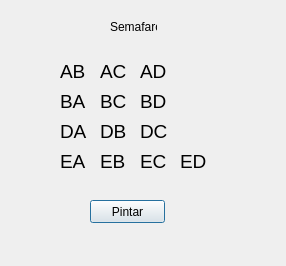
<?xml version="1.0" encoding="UTF-8"?>
<ui version="4.0">
 <class>Tarea1Semafaro</class>
 <widget class="QDialog" name="Tarea1Semafaro">
  <property name="geometry">
   <rect>
    <x>0</x>
    <y>0</y>
    <width>286</width>
    <height>266</height>
   </rect>
  </property>
  <property name="windowTitle">
   <string>Dialog</string>
  </property>
  <widget class="QLabel" name="AB">
   <property name="geometry">
    <rect>
     <x>60</x>
     <y>60</y>
     <width>31</width>
     <height>21</height>
    </rect>
   </property>
   <property name="text">
    <string>&lt;html&gt;&lt;head/&gt;&lt;body&gt;&lt;p&gt;&lt;span style=&quot; font-size:14pt;&quot;&gt;AB&lt;/span&gt;&lt;/p&gt;&lt;/body&gt;&lt;/html&gt;</string>
   </property>
   <property name="scaledContents">
    <bool>false</bool>
   </property>
  </widget>
  <widget class="QLabel" name="AC">
   <property name="geometry">
    <rect>
     <x>100</x>
     <y>60</y>
     <width>31</width>
     <height>21</height>
    </rect>
   </property>
   <property name="text">
    <string>&lt;html&gt;&lt;head/&gt;&lt;body&gt;&lt;p&gt;&lt;span style=&quot; font-size:14pt;&quot;&gt;AC&lt;/span&gt;&lt;/p&gt;&lt;/body&gt;&lt;/html&gt;</string>
   </property>
  </widget>
  <widget class="QLabel" name="AD">
   <property name="geometry">
    <rect>
     <x>140</x>
     <y>60</y>
     <width>31</width>
     <height>21</height>
    </rect>
   </property>
   <property name="text">
    <string>&lt;html&gt;&lt;head/&gt;&lt;body&gt;&lt;p&gt;&lt;span style=&quot; font-size:14pt;&quot;&gt;AD&lt;/span&gt;&lt;/p&gt;&lt;/body&gt;&lt;/html&gt;</string>
   </property>
  </widget>
  <widget class="QLabel" name="BC">
   <property name="geometry">
    <rect>
     <x>100</x>
     <y>90</y>
     <width>31</width>
     <height>21</height>
    </rect>
   </property>
   <property name="text">
    <string>&lt;html&gt;&lt;head/&gt;&lt;body&gt;&lt;p&gt;&lt;span style=&quot; font-size:14pt;&quot;&gt;BC&lt;/span&gt;&lt;/p&gt;&lt;/body&gt;&lt;/html&gt;</string>
   </property>
  </widget>
  <widget class="QLabel" name="BD">
   <property name="geometry">
    <rect>
     <x>140</x>
     <y>90</y>
     <width>31</width>
     <height>21</height>
    </rect>
   </property>
   <property name="text">
    <string>&lt;html&gt;&lt;head/&gt;&lt;body&gt;&lt;p&gt;&lt;span style=&quot; font-size:14pt;&quot;&gt;BD&lt;/span&gt;&lt;/p&gt;&lt;/body&gt;&lt;/html&gt;</string>
   </property>
  </widget>
  <widget class="QLabel" name="BA">
   <property name="geometry">
    <rect>
     <x>60</x>
     <y>90</y>
     <width>31</width>
     <height>21</height>
    </rect>
   </property>
   <property name="text">
    <string>&lt;html&gt;&lt;head/&gt;&lt;body&gt;&lt;p&gt;&lt;span style=&quot; font-size:14pt;&quot;&gt;BA&lt;/span&gt;&lt;/p&gt;&lt;/body&gt;&lt;/html&gt;</string>
   </property>
  </widget>
  <widget class="QLabel" name="DB">
   <property name="geometry">
    <rect>
     <x>100</x>
     <y>120</y>
     <width>31</width>
     <height>21</height>
    </rect>
   </property>
   <property name="text">
    <string>&lt;html&gt;&lt;head/&gt;&lt;body&gt;&lt;p&gt;&lt;span style=&quot; font-size:14pt;&quot;&gt;DB&lt;/span&gt;&lt;/p&gt;&lt;/body&gt;&lt;/html&gt;</string>
   </property>
  </widget>
  <widget class="QLabel" name="DC">
   <property name="geometry">
    <rect>
     <x>140</x>
     <y>120</y>
     <width>31</width>
     <height>21</height>
    </rect>
   </property>
   <property name="text">
    <string>&lt;html&gt;&lt;head/&gt;&lt;body&gt;&lt;p&gt;&lt;span style=&quot; font-size:14pt;&quot;&gt;DC&lt;/span&gt;&lt;/p&gt;&lt;/body&gt;&lt;/html&gt;</string>
   </property>
  </widget>
  <widget class="QLabel" name="DA">
   <property name="geometry">
    <rect>
     <x>60</x>
     <y>120</y>
     <width>31</width>
     <height>21</height>
    </rect>
   </property>
   <property name="text">
    <string>&lt;html&gt;&lt;head/&gt;&lt;body&gt;&lt;p&gt;&lt;span style=&quot; font-size:14pt;&quot;&gt;DA&lt;/span&gt;&lt;/p&gt;&lt;/body&gt;&lt;/html&gt;</string>
   </property>
  </widget>
  <widget class="QLabel" name="EB">
   <property name="geometry">
    <rect>
     <x>100</x>
     <y>150</y>
     <width>31</width>
     <height>21</height>
    </rect>
   </property>
   <property name="text">
    <string>&lt;html&gt;&lt;head/&gt;&lt;body&gt;&lt;p&gt;&lt;span style=&quot; font-size:14pt;&quot;&gt;EB&lt;/span&gt;&lt;/p&gt;&lt;/body&gt;&lt;/html&gt;</string>
   </property>
  </widget>
  <widget class="QLabel" name="EC">
   <property name="geometry">
    <rect>
     <x>140</x>
     <y>150</y>
     <width>31</width>
     <height>21</height>
    </rect>
   </property>
   <property name="text">
    <string>&lt;html&gt;&lt;head/&gt;&lt;body&gt;&lt;p&gt;&lt;span style=&quot; font-size:14pt;&quot;&gt;EC&lt;/span&gt;&lt;/p&gt;&lt;/body&gt;&lt;/html&gt;</string>
   </property>
  </widget>
  <widget class="QLabel" name="EA">
   <property name="geometry">
    <rect>
     <x>60</x>
     <y>150</y>
     <width>31</width>
     <height>21</height>
    </rect>
   </property>
   <property name="text">
    <string>&lt;html&gt;&lt;head/&gt;&lt;body&gt;&lt;p&gt;&lt;span style=&quot; font-size:14pt;&quot;&gt;EA&lt;/span&gt;&lt;/p&gt;&lt;/body&gt;&lt;/html&gt;</string>
   </property>
  </widget>
  <widget class="QLabel" name="ED">
   <property name="geometry">
    <rect>
     <x>180</x>
     <y>150</y>
     <width>31</width>
     <height>21</height>
    </rect>
   </property>
   <property name="text">
    <string>&lt;html&gt;&lt;head/&gt;&lt;body&gt;&lt;p&gt;&lt;span style=&quot; font-size:14pt;&quot;&gt;ED&lt;/span&gt;&lt;/p&gt;&lt;/body&gt;&lt;/html&gt;</string>
   </property>
  </widget>
  <widget class="QPushButton" name="pintarCalles">
   <property name="geometry">
    <rect>
     <x>90</x>
     <y>200</y>
     <width>75</width>
     <height>23</height>
    </rect>
   </property>
   <property name="text">
    <string>Pintar</string>
   </property>
  </widget>
  <widget class="QLabel" name="Semafaro">
   <property name="geometry">
    <rect>
     <x>110</x>
     <y>20</y>
     <width>47</width>
     <height>13</height>
    </rect>
   </property>
   <property name="text">
    <string>Semafaro</string>
   </property>
  </widget>
 </widget>
 <resources/>
 <connections/>
</ui>
